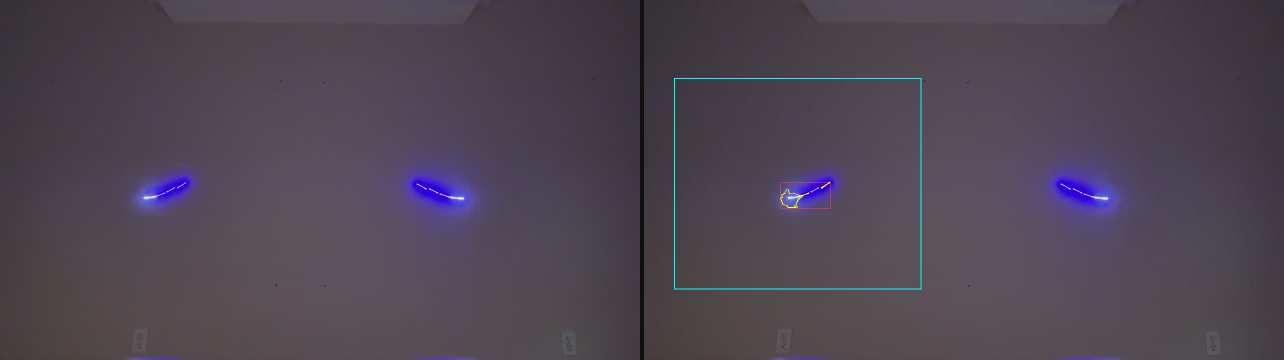
#> input picture artifacts/renderer/pr-g1-shape-authority/contact_sheets/sh1_14928e116b6d46fb.png, 2568 x 720 px (shown at 1/2 size)
$ python -i fixture_model_monitor.py   (imports and definitions only)
#> lines starting #> are read from the running program, lines starting #| are printed output that depends on the picture
#!/usr/bin/env python3
"""Non-invasive monitor for fixture-model capture runs.

This script never drives DMX and never edits run artifacts. It reports current
progress, process state, safety frame-file state, and writes a small contact
sheet of the most recent saved stills so camera/source drift is visible during
long unattended runs.
"""
from __future__ import annotations

import argparse
import json
import shutil
import subprocess
import sys
import time
from pathlib import Path
from typing import Any

from PIL import Image, ImageDraw, ImageFilter

ROOT = Path(__file__).resolve().parents[1]
CAPTURE_ROOT = ROOT / "captures" / "fixture_model"
CHECKPOINT = CAPTURE_ROOT / "checkpoint.json"
MANIFEST = CAPTURE_ROOT / "manifest.jsonl"
MONITOR_DIR = CAPTURE_ROOT / "_monitor"
PERIODIC_LOG = MONITOR_DIR / "periodic.log"
FRAME_PATH = Path("/tmp/vln_calib_frame.bin")
HEARTBEAT_PATH = Path("/tmp/vln_calib_frame.heartbeat")
WATCHDOG_TIMEOUT_S = 5.0


def run(cmd: list[str], timeout: float | None = None) -> subprocess.CompletedProcess[str]:
    return subprocess.run(cmd, cwd=ROOT, text=True, capture_output=True, timeout=timeout, check=False)


# [4 lines left out: function load_json, not called in this run]


def process_lines(pattern: str) -> list[str]:
    cp = run(["pgrep", "-fl", pattern])
    return [line for line in cp.stdout.splitlines() if line.strip()]


def safety_state() -> str:
    cp = run(["python3", "calib/dmx_open.py", "show"], timeout=5)
    return (cp.stdout or cp.stderr).strip()


def frame_looks_like_desktop(path: Path) -> bool:
    im = Image.open(path).convert("L")
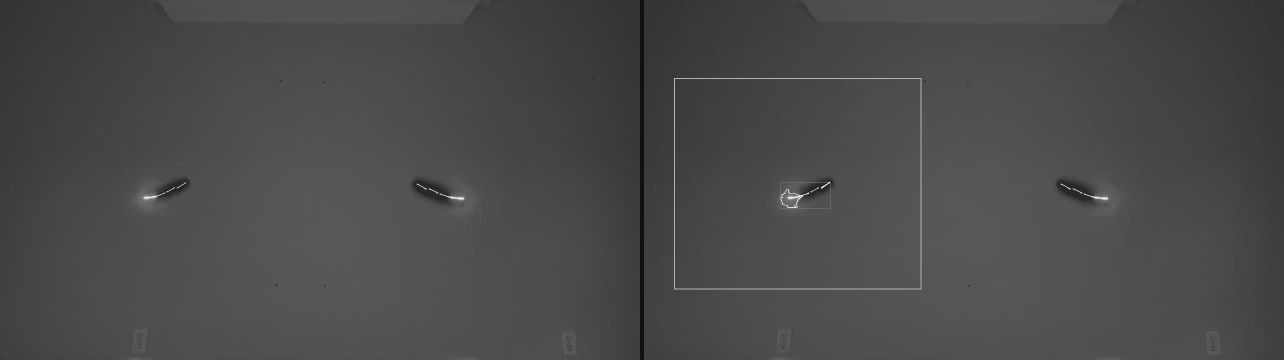
#> im: PIL image 2568x720 L (shown at 1/2 size); min 16, max 243, mean 73.6
    w, h = im.size
#> w = 2568; h = 720
    top = im.crop((0, 0, w, max(1, int(h * 0.08))))
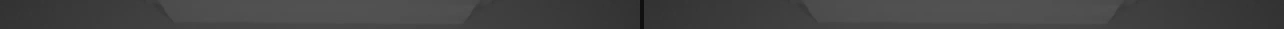
#> top: PIL image 2568x57 L (shown at 1/2 size); min 16, max 83, mean 67.4
    edges = top.filter(ImageFilter.FIND_EDGES)
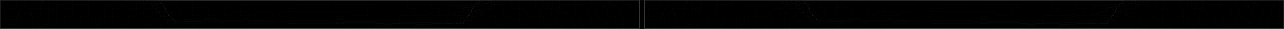
#> edges: PIL image 2568x57 L (shown at 1/2 size); min 0, max 110, mean 2.9
    vals = list(edges.getdata())
#> vals = 146376 items
    edge_density = sum(1 for v in vals if v > 35) / max(1, len(vals))
#> edge_density = 0.0366
    top_vals = list(top.getdata())
#> top_vals = 146376 items
    top_mean = sum(top_vals) / max(1, len(top_vals))
#> top_mean = 67.45
    return edge_density > 0.11 and 25 <= top_mean <= 130


# [41 lines left out: functions latest_stills, write_contact_sheet, not called in this run]


def progress_text() -> str:
    cp = run([sys.executable, "calib/fixture_model_progress.py"], timeout=20)
    return (cp.stdout or cp.stderr).strip()


# [20 lines left out: functions load_frame_ch1_19, active_dmx_line, not called in this run]


def dmx_frame_text() -> str:
    cp = run([sys.executable, "calib/dmx_pro.py", "show"], timeout=5)
    return (cp.stdout or "(all zero)").strip()


# [64 lines left out: functions active_look_line, heartbeat_age_s, camera_present, storage_text, not called in this run]


def output_muted() -> bool:
    cp = run(["osascript", "-e", "output muted of (get volume settings)"], timeout=5)
    return cp.stdout.strip().lower() == "true"


# [96 lines left out: functions latest_manifest_row, format_dmx_channels, report, main, not called in this run]


# [2 lines not run here, left out]

>>> result = frame_looks_like_desktop('../artifacts/renderer/pr-g1-shape-authority/contact_sheets/sh1_14928e116b6d46fb.png')
#> result = False
